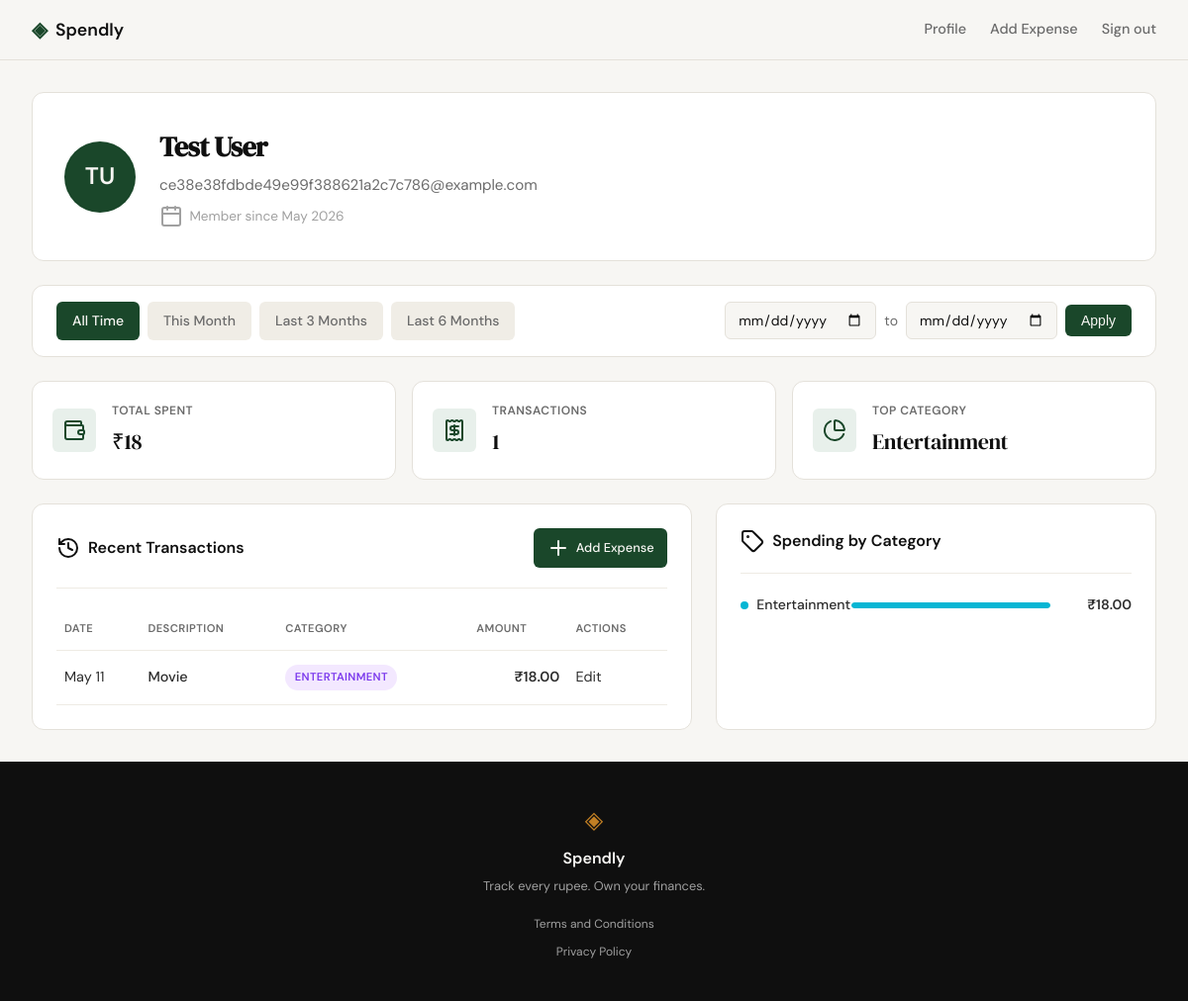
Screenshot of /profile (signed in) with the database file from the repository.
### tables this page shows
CREATE TABLE users (
            id INTEGER PRIMARY KEY AUTOINCREMENT,
            name TEXT NOT NULL,
            email TEXT UNIQUE NOT NULL,
            password_hash TEXT NOT NULL,
            created_at TEXT DEFAULT (datetime('now'))
        );

CREATE TABLE expenses (
            id INTEGER PRIMARY KEY AUTOINCREMENT,
            user_id INTEGER NOT NULL,
            amount REAL NOT NULL,
            category TEXT NOT NULL,
            date TEXT NOT NULL,
            description TEXT,
            created_at TEXT DEFAULT (datetime('now')),
            FOREIGN KEY (user_id) REFERENCES users(id)
        );

### app.py (the view)
@app.route("/profile")
def profile():
    if not session.get("user_id"):
        return redirect(url_for("login"))
    user_id = session.get("user_id")
    user = get_user_by_id(user_id)
    if not user:
        session.clear()
        return redirect(url_for("login"))
    date_from, date_to, start_date, end_date, active_filter = parse_date_filter(
        request.args
    )
    stats = get_user_stats(user_id, start_date, end_date)
    transactions = get_user_expenses(user_id, start_date, end_date)
    category_totals = {}
    for tx in transactions:
        cat = tx["category"]
        category_totals[cat] = round(category_totals.get(cat, 0) + tx["amount"], 2)
    color_map = {
        "Food": "orange",
        "Transport": "blue",
        "Bills": "purple",
        "Health": "red",
        "Shopping": "green",
        "Entertainment": "cyan",
    }
    max_amount = max(category_totals.values()) if category_totals else 1
    categories = []
    for name, amount in sorted(
        category_totals.items(), key=lambda x: x[1], reverse=True
    ):
        bar_width = int(round((amount / max_amount) * 100)) if max_amount > 0 else 0
        categories.append(
            {
                "name": name,
                "amount": amount,
                "color": color_map.get(name, "gray"),
                "bar_width": bar_width,
            }
        )
    today = date.today()
    this_month_start = date(today.year, today.month, 1).strftime("%Y-%m-%d")
    three_months_ago = (today - timedelta(days=90)).strftime("%Y-%m-%d")
    six_months_ago = (today - timedelta(days=180)).strftime("%Y-%m-%d")
    today_str = today.strftime("%Y-%m-%d")
    if date_from == this_month_start and date_to == today_str:
        active_filter = "this_month"
    elif date_from == three_months_ago and date_to == today_str:
        active_filter = "last_3_months"
    elif date_from == six_months_ago and date_to == today_str:
        active_filter = "last_6_months"
    return render_template(
        "profile.html",
        user=user,
        stats=stats,
        transactions=transactions,
        categories=categories,
        max_category_amount=max_amount,
        date_from=date_from,
        date_to=date_to,
        active_filter=active_filter,
        this_month_start=this_month_start,
        three_months_ago=three_months_ago,
        six_months_ago=six_months_ago,
        today=today_str,
    )

### app.py (called while the page is built, shortened)
def parse_date_filter(request_args):
    date_from = request_args.get("date_from", "")
    date_to = request_args.get("date_to", "")
    active_filter = None
    start_date = None
    end_date = None
    return date_from, date_to, start_date, end_date, active_filter

### database/db.py (called while the page is built)
def get_db():
    conn = sqlite3.connect(DATABASE_PATH)
    conn.row_factory = sqlite3.Row
    conn.execute("PRAGMA foreign_keys = ON")
    return conn

def get_user_by_id(user_id):
    conn = get_db()
    cur = conn.cursor()
    cur.execute(
        "SELECT id, name, email, created_at FROM users WHERE id = ?", (user_id,)
    )
    user = cur.fetchone()
    conn.close()
    if user:
        return {
            "id": user["id"],
            "name": user["name"],
            "email": user["email"],
            "member_since": format_member_date(user["created_at"]),
        }
    return None

def format_member_date(date_str):
    if not date_str:
        return "Unknown"
    try:
        from datetime import datetime
        dt = datetime.strptime(date_str, "%Y-%m-%d %H:%M:%S")
        return dt.strftime("%B %Y")
    except Exception:
        return date_str

def build_date_filter(start_date=None, end_date=None):
    params = []
    date_filter = ""
    if start_date and end_date:
        date_filter = "AND date BETWEEN ? AND ?"
        params = [start_date, end_date]
    elif start_date:
        date_filter = "AND date >= ?"
        params = [start_date]
    elif end_date:
        date_filter = "AND date <= ?"
        params = [end_date]
    return date_filter, params

def get_user_expenses(user_id, start_date=None, end_date=None):
    conn = get_db()
    cur = conn.cursor()
    date_filter, date_params = build_date_filter(start_date, end_date)
    params = [user_id] + date_params
    cur.execute(
        f"""
        SELECT id, date, description, category, amount
        FROM expenses
        WHERE user_id = ? {date_filter}
        ORDER BY date DESC
        LIMIT 10
    """,
        params,
    )
    rows = cur.fetchall()
    conn.close()
    expenses = []
    for row in rows:
        expenses.append(
            {
                "id": row["id"],
                "date": format_expense_date(row["date"]),
                "description": row["description"] or "",
                "category": row["category"],
                "amount": row["amount"],
            }
        )
    return expenses

### templates/profile.html (shortened to what this page needs)
{% extends "base.html" %}
{% block head %}
<link rel="stylesheet" href="{{ url_for('static', filename='css/profile.css') }}">
{% endblock %}
{% block content %}
<div class="profile-page">
    <div class="profile-container">
        <div class="profile-header-card">
            <div class="user-avatar">
                {{ user.name.split()|map('first')|join('')|upper }}
            </div>
            <div class="user-info">
                <h1 class="user-name">{{ user.name }}</h1>
                <p class="user-email">{{ user.email }}</p>
                <p class="user-member">
                    <i data-lucide="calendar"></i>
                    Member since {{ user.member_since }}
                </p>
            </div>
        </div>
        <div class="filter-bar">
            <div class="filter-presets">
                <a href="{{ url_for('profile') }}" class="filter-preset {% if not active_filter %}active{% endif %}">All Time</a>
                <a href="{{ url_for('profile', date_from=this_month_start, date_to=today) }}" class="filter-preset {% if active_filter == 'this_month' %}active{% endif %}">This Month</a>
                <a href="{{ url_for('profile', date_from=three_months_ago, date_to=today) }}" class="filter-preset {% if active_filter == 'last_3_months' %}active{% endif %}">Last 3 Months</a>
                <a href="{{ url_for('profile', date_from=six_months_ago, date_to=today) }}" class="filter-preset {% if active_filter == 'last_6_months' %}active{% endif %}">Last 6 Months</a>
            </div>
            <form method="GET" action="{{ url_for('profile') }}" class="filter-custom">
                <input type="date" name="date_from" value="{{ date_from }}" class="filter-date-input">
                <span class="filter-date-separator">to</span>
                <input type="date" name="date_to" value="{{ date_to }}" class="filter-date-input">
                <button type="submit" class="filter-apply-btn">Apply</button>
            </form>
        </div>
        <div class="stats-row">
            <div class="stat-card">
                <div class="stat-icon">
                    <i data-lucide="wallet"></i>
                </div>
                <div class="stat-content">
                    <span class="stat-label">Total Spent</span>
                    <span class="stat-value">₹{{ "{:,}".format(stats.total_spent) }}</span>
                </div>
            </div>
            <div class="stat-card">
                <div class="stat-icon">
                    <i data-lucide="receipt"></i>
                </div>
                <div class="stat-content">
                    <span class="stat-label">Transactions</span>
                    <span class="stat-value">{{ stats.transactions }}</span>
                </div>
            </div>
            <div class="stat-card">
                <div class="stat-icon">
                    <i data-lucide="pie-chart"></i>
                </div>
                <div class="stat-content">
                    <span class="stat-label">Top Category</span>
                    <span class="stat-value">{{ stats.top_category }}</span>
                </div>
            </div>
        </div>
        <div class="profile-grid">
            <div class="transactions-card">
                <div class="card-header">
                    <h2 class="card-title">
                        <i data-lucide="history"></i>
                        Recent Transactions
                    </h2>
                    <a href="{{ url_for('add_expense') }}" class="btn-add-expense">
                        <i data-lucide="plus"></i> Add Expense
                    </a>
                </div>
                <div class="table-wrapper">
                    <table class="transactions-table">
                        <thead>
                            <tr>
                                <th>Date</th>
                                <th>Description</th>
                                <th>Category</th>
                                <th class="text-right">Amount</th>
                                <th>Actions</th>
                            </tr>
                        </thead>
                        <tbody>
                            {% for tx in transactions %}
                            <tr>
                                <td class="tx-date">{{ tx.date }}</td>
                                <td class="tx-desc">{{ tx.description }}</td>
                                <td>
                                    <span class="category-badge category-{{ tx.category|lower }}">
                                        {{ tx.category }}
                                    </span>
                                </td>
                                <td class="tx-amount">₹{{ "%.2f"|format(tx.amount) }}</td>
                                <td>
                                    <a href="{{ url_for('edit_expense', id=tx.id) }}" class="btn-edit-expense">Edit</a>
                                </td>
                            </tr>
                            {% endfor %}
                        </tbody>
                    </table>
                </div>
            </div>
            <div class="categories-card">
                <div class="card-header">
                    <h2 class="card-title">
                        <i data-lucide="tag"></i>
                        Spending by Category
                    </h2>
                </div>
                <div class="categories-list">
                    {% for cat in categories %}
                    <div class="category-row">
                        <div class="category-info">
                            <span class="category-dot category-dot-{{ cat.color }}"></span>
                            <span class="category-name">{{ cat.name }}</span>
                        </div>
                        <div class="category-bar-container">
                            <div class="category-bar">
                                <div class="category-fill category-fill-{{ cat.color }}" style="width: {{ cat.bar_width }}%;"></div>
                            </div>
                        </div>
                        <span class="category-amount">₹{{ "%.2f"|format(cat.amount) }}</span>
                    </div>
                    {% endfor %}
                </div>
            </div>
        </div>
    </div>
</div>
{% endblock %}

### templates/base.html (shortened to what this page needs)
<!DOCTYPE html>
<html lang="en">
<head>
    <link rel="stylesheet" href="{{ url_for('static', filename='css/style.css') }}">
    {% block head %}{% endblock %}
</head>
<body>
    <nav class="navbar">
        <div class="nav-inner">
            <a href="{{ url_for('landing') }}" class="nav-brand">
                <span class="brand-icon">◈</span>
                <span class="brand-name">Spendly</span>
            </a>
            <div class="nav-links">
                {% if session.get('user_id') %}
                    <a href="{{ url_for('profile') }}" class="nav-link">Profile</a>
                    <a href="{{ url_for('add_expense') }}" class="nav-link">Add Expense</a>
                    <a href="{{ url_for('logout') }}">Sign out</a>
                {% else %}
                    <a href="{{ url_for('login') }}">Sign in</a>
                    <a href="{{ url_for('register') }}" class="nav-cta">Get started</a>
                {% endif %}
            </div>
        </div>
    </nav>
    <main class="main-content">
        {% block content %}{% endblock %}
    </main>
    <footer class="footer">
        <div class="footer-inner">
            <span class="brand-icon">◈</span>
            <span class="footer-name">Spendly</span>
            <p class="footer-copy">Track every rupee. Own your finances.</p>
            <div class="footer-links">
                <a href="/terms">Terms and Conditions</a>
                <a href="/privacy">Privacy Policy</a>
            </div>
        </div>
    </footer>
</body>
</html>

### static/css/style.css (style rules this page uses)
:root { --ink: #0f0f0f; --ink-soft: #2d2d2d; --ink-muted: #6b6b6b; --ink-faint: #a0a0a0; --paper: #f7f6f3; --paper-warm: #f0ede6; --paper-card: #ffffff; --accent: #1a472a; --accent-light: #e8f0eb; --accent-2: #c17f24; --accent-2-light: #fdf3e3; --danger: #c0392b; --danger-light: #fdecea; --success: #1e7e34; --success-light: #e8f5e9; --border: #e4e1da; --border-soft: #eeebe4; --font-display: 'DM Serif Display', Georgia, serif; --font-body: 'DM Sans', system-ui, sans-serif; --max-width: 1200px; --auth-width: 440px; --radius-sm: 6px; --radius-md: 12px; --radius-lg: 20px; }
*, *::before, *::after { box-sizing: border-box; margin: 0; padding: 0; }
html { font-size: 16px; scroll-behavior: smooth; }
body { background: var(--paper); color: var(--ink); font-family: var(--font-body); font-size: 1rem; line-height: 1.6; -webkit-font-smoothing: antialiased; }
a { color: inherit; text-decoration: none; }
.navbar { position: sticky; top: 0; z-index: 100; background: var(--paper); border-bottom: 1px solid var(--border); padding: 0 2rem; }
.nav-inner { max-width: var(--max-width); margin: 0 auto; height: 60px; display: flex; align-items: center; justify-content: space-between; }
.nav-brand { display: flex; align-items: center; gap: 0.5rem; font-family: var(--font-body); font-weight: 600; font-size: 1.1rem; color: var(--ink); }
.brand-icon { color: var(--accent); font-size: 1.3rem; }
.brand-name { color: var(--ink); }
.nav-links { display: flex; align-items: center; gap: 1.5rem; font-size: 0.9rem; font-weight: 500; }
.nav-links a { color: var(--ink-muted); transition: color 0.2s; }
.main-content { min-height: calc(100vh - 60px - 100px); }
.card-header { display: flex; justify-content: space-between; align-items: center; padding-bottom: 1.25rem; border-bottom: 1px solid var(--border-soft); margin-bottom: 1.5rem; }
.category-info { display: flex; align-items: center; gap: 0.5rem; }
.category-dot { width: 8px; height: 8px; border-radius: 50%; }
.category-name { font-size: 0.875rem; font-weight: 600; color: var(--ink-soft); }
.category-bar { height: 8px; background: var(--border-soft); border-radius: 999px; overflow: hidden; }
.category-fill { height: 100%; border-radius: 999px; }
.category-amount { font-size: 0.875rem; font-weight: 500; color: var(--ink-muted); text-align: right; }
.footer { background: var(--ink); color: var(--paper); padding: 2.5rem 2rem; text-align: center; }
.footer-inner { display: flex; flex-direction: column; align-items: center; gap: 0.4rem; }
.footer .brand-icon { color: var(--accent-2); font-size: 1.5rem; }
.footer-name { font-weight: 600; font-size: 1rem; }
.footer-copy { font-size: 0.8rem; color: var(--ink-faint); }
.footer-links { display: flex; flex-direction: column; gap: 0.5rem; margin-top: 0.75rem; }
.footer-links a { font-size: 0.75rem; color: var(--ink-faint); }

### rows the page displays
users: name "Test User", email "ce38e38fdbde49e99f388621a2c7c786@example.com"
expenses: top_category "Entertainment", date "May 11", description "Movie", category "ENTERTAINMENT", amount "18.00", name "Entertainment", {{ cat.bar_width }} 100 (drawn)

### other values shown
{{ user.name.split()|map('first')|join('')|upper }} "TU"
{{ user.member_since }} "May 2026"
{{ "{:,}".format(stats.total_spent) }} "18"
{{ stats.transactions }} "1"
